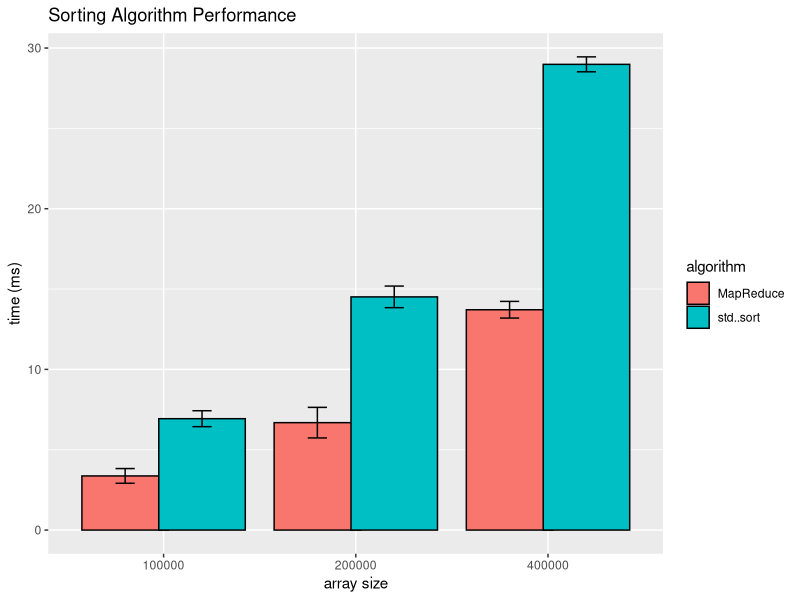

Source code (R): (Note: this script raises an error after producing the figure.)
#!/usr/bin/env Rscript

options(scipen=999)
library(ggplot2)
library(scales)
library(reshape2)

data_summary <- function(data, varname, groupnames){
  require(plyr)
  summary_func <- function(x, col){
    c(mean = mean(x[[col]], na.rm=TRUE),
      sd = sd(x[[col]], na.rm=TRUE))
  }
  data_sum<-ddply(data, groupnames, .fun=summary_func,
                  varname)
  data_sum <- rename(data_sum, c("mean" = varname))
 return(data_sum)
}

data <- read.csv(file="data.csv", header=TRUE, sep=",")

data <- melt(data, "array.size", variable.name="algorithm", value.name="time")
data$time <- data$time / 1000
data <- data_summary(data, varname="time", groupnames=c("algorithm", "array.size"))
data$array.size <- as.factor(data$array.size)
print(head(data))

ggplot(data, aes(x=array.size, y=time, fill=algorithm)) +
    geom_col(color="black", position=position_dodge(.8)) +
    geom_errorbar(aes(ymin=time-sd, ymax=time+sd), width=.2,
                  position=position_dodge(.8)) +
    labs(title="Sorting Algorithm Performance", y="time (ms)", x="array size") +
ggsave("plot.png")
